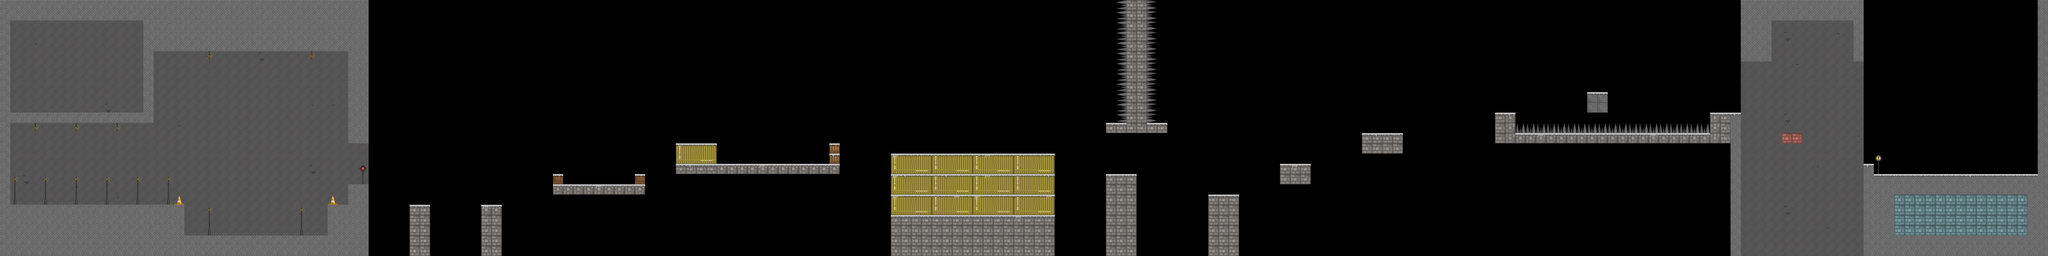

A 2D game scene composited from a Tiled map and its tileset images. What follows is a short description and the map's XML, with each tile layer's data collapsed to a summary:
An orthogonal 200x25 tile map with 32x32 px tiles, 2 tile layers (Tile Layer 1, Tile Layer 2), 2 tilesets and 15 objects (9x slime, 3x snowman, spawnpoint, goal, benny).

<map version="1.0" tiledversion="1.1.4" orientation="orthogonal" renderorder="right-down" width="200" height="25" tilewidth="32" tileheight="32" infinite="0" nextobjectid="16">
 <tileset firstgid="1" name="tiles" tilewidth="32" tileheight="32" tilecount="28" columns="7">
  <image source="tiles.png" width="224" height="128" />
  <tile id="0">
   <properties>
    <property name="blocked" value="" />
   </properties>
  </tile>
  <tile id="3">
   <properties>
    <property name="spikes" value="" />
   </properties>
  </tile>
  <tile id="7">
   <properties>
    <property name="blocked" value="" />
   </properties>
  </tile>
  <tile id="11">
   <properties>
    <property name="blocked" value="" />
   </properties>
  </tile>
  <tile id="14">
   <properties>
    <property name="blocked" value="" />
   </properties>
  </tile>
  <tile id="18">
   <properties>
    <property name="blocked" value="" />
   </properties>
  </tile>
  <tile id="21">
   <properties>
    <property name="blocked" value="" />
   </properties>
  </tile>
  <tile id="22">
   <properties>
    <property name="blocked" value="" />
   </properties>
  </tile>
  <tile id="23">
   <properties>
    <property name="blocked" value="" />
   </properties>
  </tile>
  <tile id="26">
   <properties>
    <property name="spikes" value="" />
   </properties>
  </tile>
 </tileset>
 <tileset firstgid="29" name="tiles_2" tilewidth="32" tileheight="32" tilecount="16" columns="16">
  <image source="tiles_2.png" width="512" height="32" />
  <tile id="3">
   <properties>
    <property name="blocked" value="" />
   </properties>
  </tile>
  <tile id="4">
   <properties>
    <property name="blocked" value="" />
   </properties>
  </tile>
  <tile id="5">
   <properties>
    <property name="blocked" value="" />
   </properties>
  </tile>
  <tile id="6">
   <properties>
    <property name="blocked" value="" />
   </properties>
  </tile>
  <tile id="7">
   <properties>
    <property name="blocked" value="" />
   </properties>
  </tile>
  <tile id="8">
   <properties>
    <property name="blocked" value="" />
   </properties>
  </tile>
  <tile id="9">
   <properties>
    <property name="blocked" value="" />
   </properties>
  </tile>
 </tileset>
 <layer name="Tile Layer 1" width="200" height="25">
  <data>[5000 cells, 1759 non-empty, 20 distinct tile ids]</data>
 </layer>
 <layer name="Tile Layer 2" width="200" height="25">
  <data>[5000 cells, 194 non-empty, 8 distinct tile ids]</data>
 </layer>
 <objectgroup name="objects">
  <object id="1" name="spawnpoint" x="59.662" y="601.907" width="32" height="32" />
  <object id="2" name="goal" x="6296.95" y="304.915" width="59.6825" height="236.865" />
  <object id="3" name="benny" x="6327.99" y="494.915" width="14.9206" height="38.5449" rotation="-2.77365" />
  <object id="4" name="snowman" x="6071.99" y="497.222" width="34" height="36" />
  <object id="5" name="snowman" x="2503.27" y="468.399" width="34" height="36" />
  <object id="6" name="snowman" x="1296.28" y="596.304" width="34" height="36" />
  <object id="7" name="slime" x="507.23" y="594.502" width="34" height="36">
   <properties>
    <property name="pink" value="" />
   </properties>
  </object>
  <object id="8" name="slime" x="963.004" y="691.782" width="34" height="36">
   <properties>
    <property name="green" value="" />
   </properties>
  </object>
  <object id="9" name="slime" x="683.775" y="691.782" width="34" height="36">
   <properties>
    <property name="red" value="" />
   </properties>
  </object>
  <object id="10" name="slime" x="1890.76" y="531.451" width="34" height="36">
   <properties>
    <property name="pink" value="" />
   </properties>
  </object>
  <object id="11" name="slime" x="2306.91" y="470.2" width="34" height="36">
   <properties>
    <property name="green" value="" />
   </properties>
  </object>
  <object id="12" name="slime" x="2422.2" y="468.399" width="34" height="36">
   <properties>
    <property name="blue" value="" />
   </properties>
  </object>
  <object id="13" name="slime" x="5971.11" y="497.222" width="34" height="36">
   <properties>
    <property name="red" value="" />
   </properties>
  </object>
  <object id="14" name="slime" x="6201.7" y="499.024" width="34" height="36">
   <properties>
    <property name="blue" value="" />
   </properties>
  </object>
  <object id="15" name="slime" x="2368.16" y="468.399" width="34" height="36">
   <properties>
    <property name="pink" value="" />
   </properties>
  </object>
 </objectgroup>
</map>
